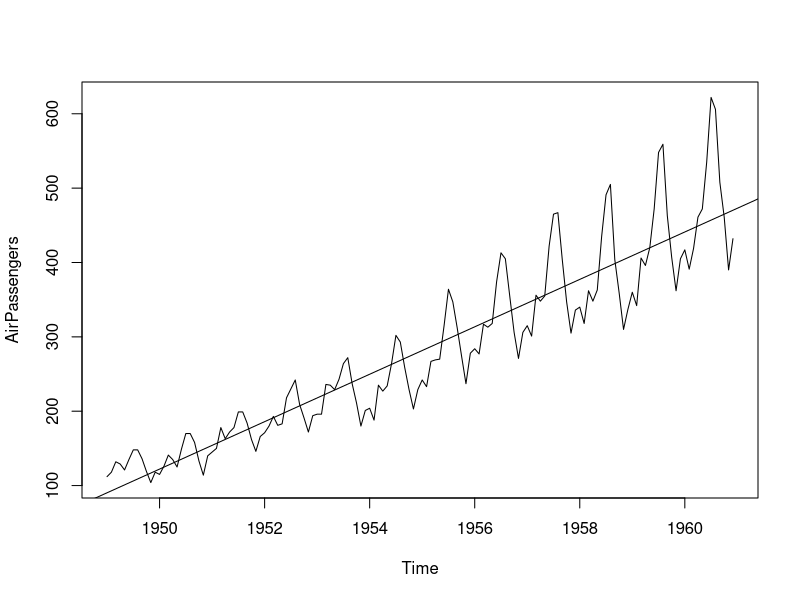
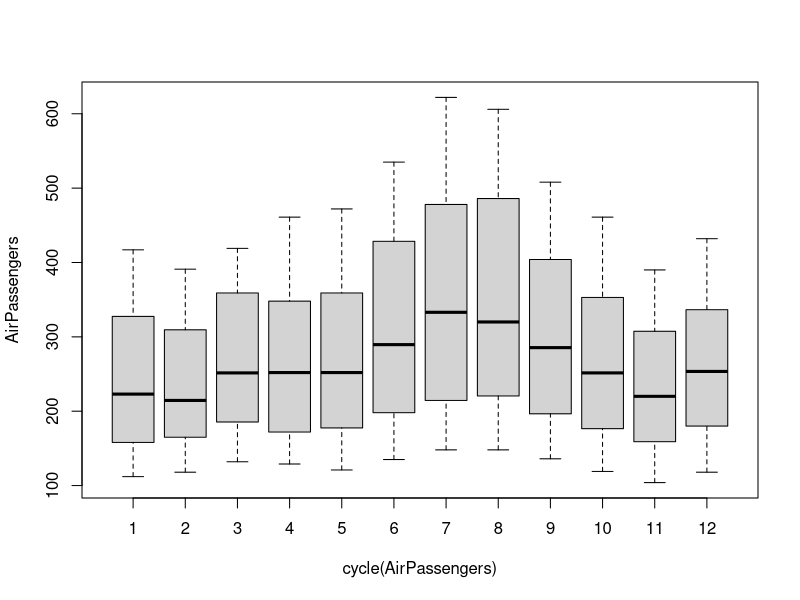
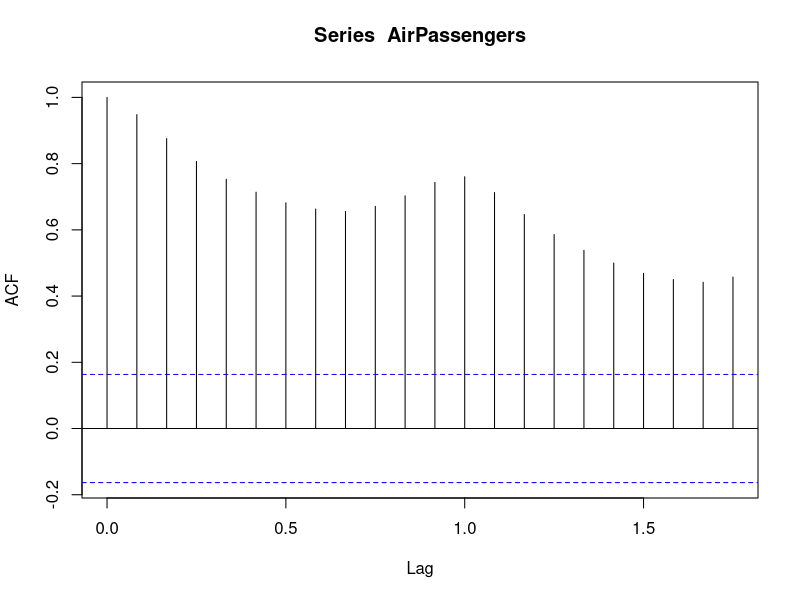
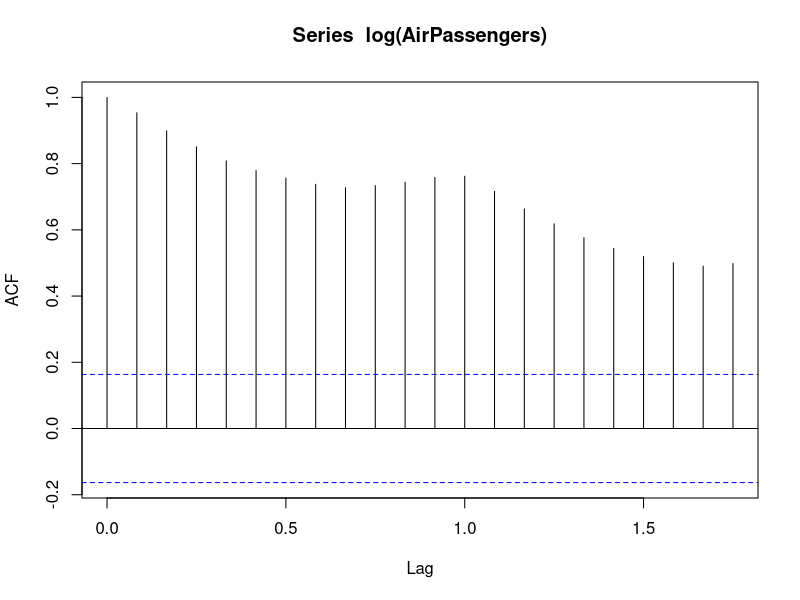
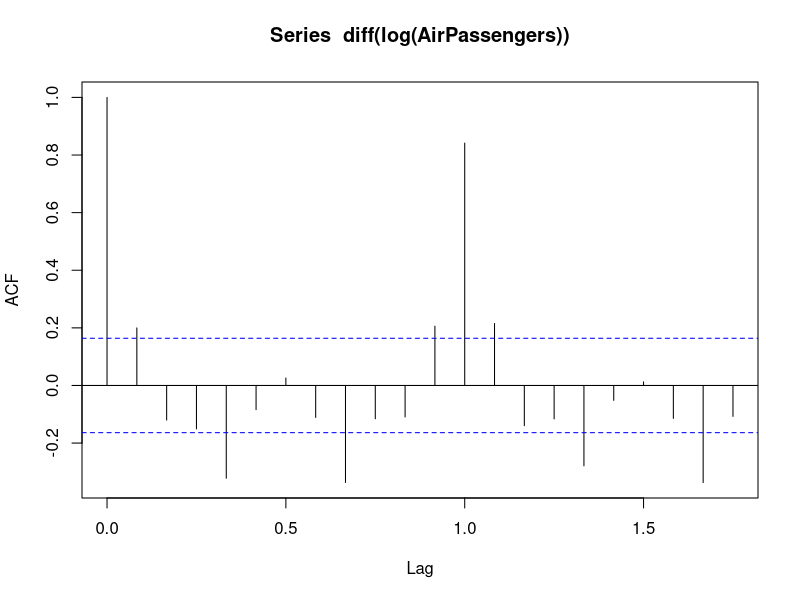
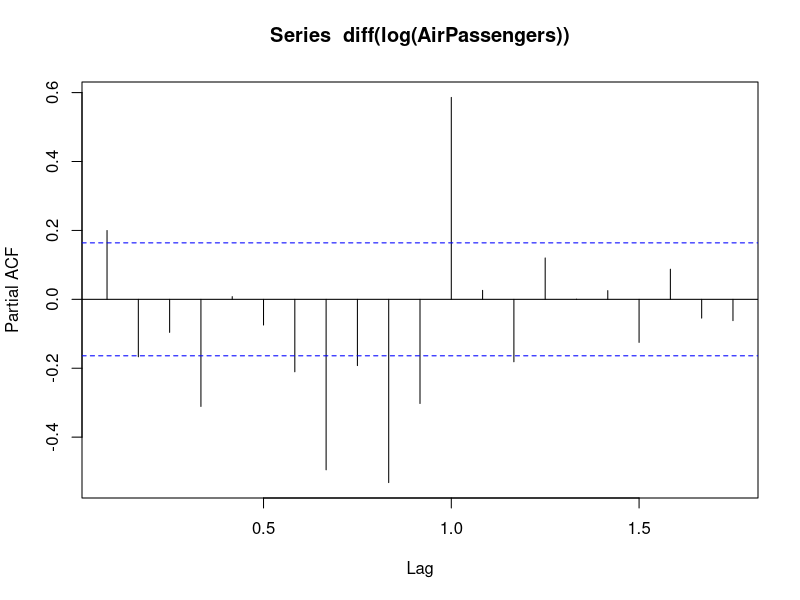
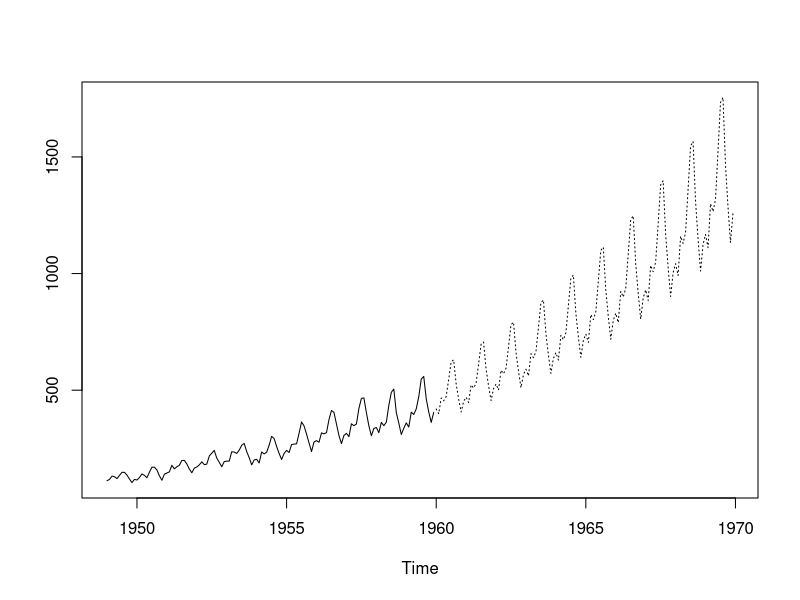

Reproduce these figures in R, in order.
plot(AirPassengers)
abline(reg=lm(AirPassengers~time(AirPassengers)))
boxplot(AirPassengers~cycle(AirPassengers))
acf(AirPassengers)
acf(log(AirPassengers))
acf(diff(log(AirPassengers)))
pacf(diff(log(AirPassengers)))
d1<-ts(AirPassengers,start = c(1949, 1),end = c(1959, 12), frequency = 12)
mdl<-arima(log(d1), order = c(0,1,1), seasonal = list(order = c(0,1,1),period=12))
pred<-predict(mdl,n.ahead=120)
pr1<-exp(pred$pred)
pr1
ts.plot(d1,pr1,lty=c(1,3))